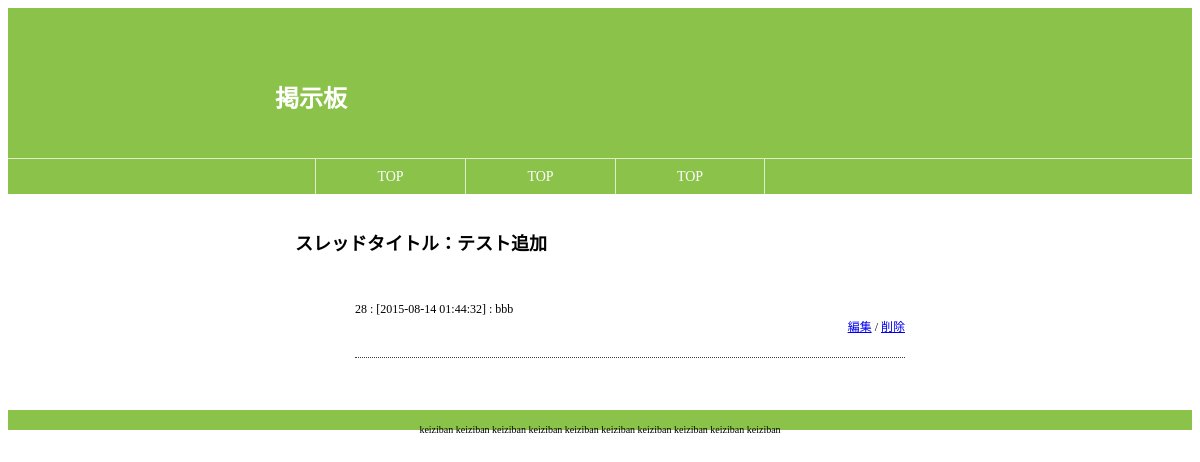
/reply.php?sured=34&reply=28, run on the app's committed database.
### tables this page shows
CREATE TABLE `sured` (
`id` int(11) NOT NULL,
  `name` varchar(255) NOT NULL,
  `del` tinyint(4) NOT NULL DEFAULT '0',
  `created` datetime NOT NULL DEFAULT '0000-00-00 00:00:00',
  `updated` datetime NOT NULL DEFAULT '0000-00-00 00:00:00'
);

CREATE TABLE `post` (
`id` int(11) NOT NULL,
  `title` varchar(255) NOT NULL,
  `body` text NOT NULL,
  `username` varchar(255) NOT NULL,
  `sured_id` int(11) NOT NULL,
  `reply_id` int(11) NOT NULL,
  `del` tinyint(4) NOT NULL DEFAULT '0',
  `created` datetime NOT NULL,
  `updated` datetime NOT NULL
);

### class/sured.php (called while the page is built, shortened)
<?php
class Sured
{
	private $mysqli = null;
	protected $sured = array(
		'id'   => '',
		'name' => '',
	);
	function __construct($mysqli, $sured_id = null)
	{
		$this->mysqli = $mysqli;
		if(!is_null($sured_id)){
			$this->sured = $this->getSuredData($sured_id);
		}
	}
	public function getSuredId() {
		return $this->sured['id'];
	}
	public function getSuredName() {
		return $this->sured['name'];
	}
	public function getSuredData($id){
		$sured_list = array();
		$sql = 'SELECT id,name FROM sured WHERE id= ? LIMIT 1';
		$stmt = $this->mysqli->prepare($sql);
		if($stmt){
			$stmt->bind_param("i", $id);
			$stmt->execute();
			$stmt->bind_result($id, $name);
			while ($stmt->fetch()) {
				$sured_list['id']   = $id;
				$sured_list['name'] = $name;
			}
		}
		return $sured_list;
	}
}

### class/post.php (called while the page is built, shortened)
<?php
class Post
{
	private $mysqli = null;
	function __construct($mysqli)
	{
		$this->mysqli = $mysqli;
	}
	public function getPostContent($sured_id, $reply_id){
		$post_content = array();
		$sql  = 'SELECT p.id,p.title,p.body,p.username,p.sured_id,p.reply_id,p.created FROM post p ';
		$sql .= 'INNER JOIN sured s ON s.id = p.sured_id ';
		$sql .= 'WHERE s.id= ? ';
		$sql .= 'AND p.id = ? ';
		$stmt = $this->mysqli->prepare($sql);
		if($stmt){
			$stmt->bind_param("ii", $sured_id, $reply_id);
			$stmt->execute();
			$stmt->bind_result($id, $title, $body, $username, $sured_id, $reply_id, $created);
			$cnt = 0;
			while ($stmt->fetch()) {
				$post_content[$cnt]['id']       = $id;
				$post_content[$cnt]['title']    = $title;
				$post_content[$cnt]['body']     = $body;
				$post_content[$cnt]['username'] = $username;
				$post_content[$cnt]['reply_id'] = $reply_id;
				$post_content[$cnt]['created']  = $created;
				$cnt++;
			}
		}
		return $post_content;
	}
}

### class/connect_database.php (called while the page is built, shortened)
<?php
class Connection_database
{
	function __construct($dsn='https://keiziban-tomoya-matsumoto-4.c9.io',$name='keiziban',$user='root',$pass='',$dbport=3306)
	{
	    $username = getenv('C9_USER');
	}
}

### reply.php (the view, shortened to what this page needs)
<?php
require_once('class/connect_database.php');
require_once('class/sured.php');
require_once('class/post.php');
$get  = $_GET;
$con_db_class = new Connection_database();
$mysqli = $con_db_class->getConnection();
$sured_class = new Sured($mysqli,$get['sured']);
$post_class = new Post($mysqli);
$sured_id   = $sured_class->getSuredId();
$sured_name = $sured_class->getSuredName();
$post_content = $post_class->getPostContent($sured_id, (int)$get['reply']);
?>
<?php
require_once('view/header.php');
?>
<div id="main">
	<div class="container">
		<div class="post-contents">
			<h2>スレッドタイトル：<?php echo $sured_name; ?></h2>
			<ul id="post-list">
				<?php
				if (count($post_content) > 0):
					$cnt = 0;
					foreach ($post_content as $post):
						$cnt++;
				?>
					<li class="list" id="list-<?php echo $cnt; ?>">
						<dl>
							<dt><?php echo $post['id']; ?> : [<?php echo $post['created']; ?>] : <?php echo $post['username']; ?></dt>
							<dd>
								<a href="#" class="post-edit">編集</a> /
								<a href="#" class="post-delete" id="delete-<?php echo $post['id']; ?>">削除</a>
							</dd>
						</dl>
					</li>
				<?php
					endforeach;
				else:
					echo '<p>投稿内容がありません。</p>';
				endif;
				?>
			</ul>
		</div>
	</div>
</div>
<?php
require_once('view/footer.php');

### css/style.css (style rules this page uses)
body { font-size:12px; }
.container { width: 650px; margin:0 auto; overflow: hidden; }
h2 { font-size: 18px; padding: 20px 0; }
.post-contents { overflow: hidden; margin:0 0 20px 20px; }
.post-contents .list { overflow: hidden; margin:10px 20px 10px; padding-bottom: 10px; border-bottom: 1px dotted #3c3c3c; }
.post-contents .list dl dd:last-child { text-align: right; }

### data on the page
sured: name "テスト追加"
post: id "28", created "2015-08-14 01:44:32", username "bbb"
